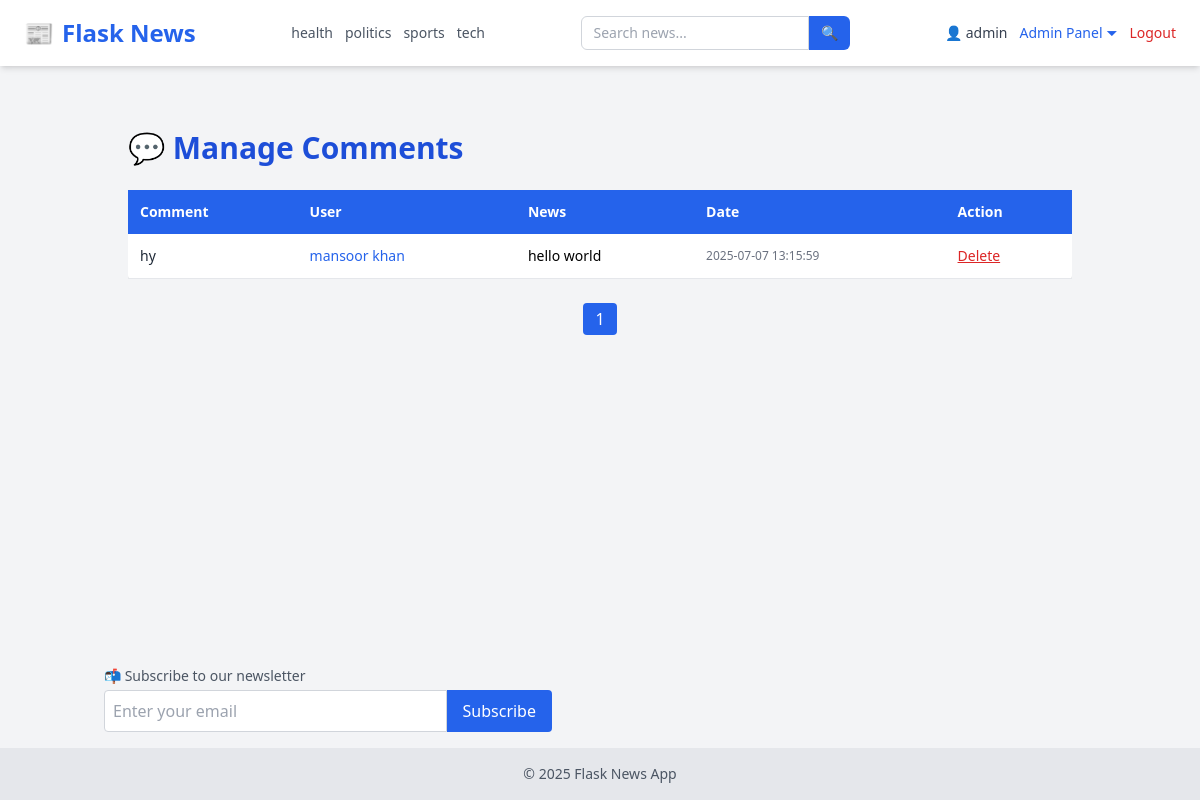
/admin/manage-comments (signed in), run on an earlier commit of the app's database.
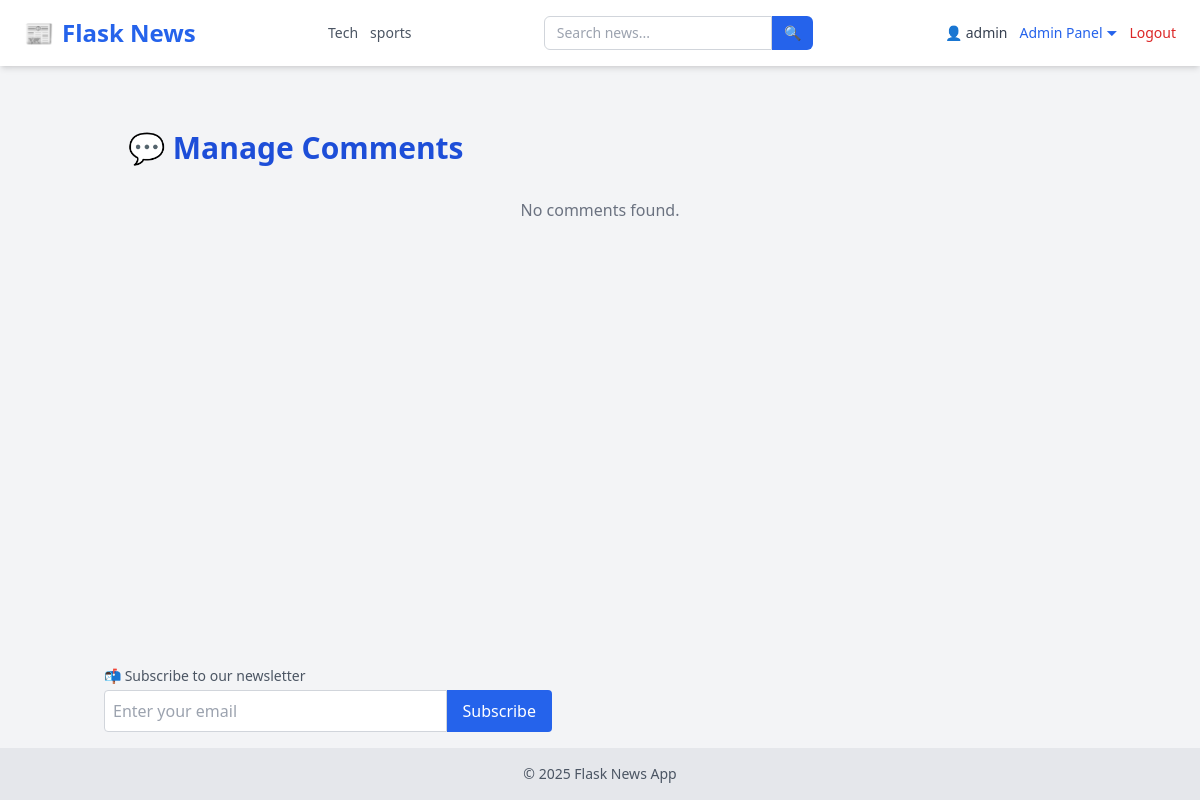
And on a later commit of the database.
### tables this page shows
CREATE TABLE categories (
            id INTEGER PRIMARY KEY AUTOINCREMENT,
            name TEXT UNIQUE NOT NULL
        );

CREATE TABLE comments (
            id INTEGER PRIMARY KEY AUTOINCREMENT,
            content TEXT,
            created_at TEXT,
            user_id INTEGER,
            news_id INTEGER,
            FOREIGN KEY(user_id) REFERENCES users(id),
            FOREIGN KEY(news_id) REFERENCES news(id)
        );

CREATE TABLE users (
            id INTEGER PRIMARY KEY AUTOINCREMENT,
            username TEXT NOT NULL,
            email TEXT UNIQUE NOT NULL,
            password TEXT NOT NULL,
            role TEXT DEFAULT 'user'
        );

CREATE TABLE news (
            id INTEGER PRIMARY KEY AUTOINCREMENT,
            title TEXT,
            content TEXT,
            image TEXT,
            author_id INTEGER,
            category_id INTEGER,
            view_count INTEGER DEFAULT 0,
            FOREIGN KEY(author_id) REFERENCES users(id),
            FOREIGN KEY(category_id) REFERENCES categories(id)
        );

### app/admin_routes.py (the view)
@admin.route('/admin/manage-comments')
@login_required
@admin_only
def manage_comments():
    page = int(request.args.get('page', 1))
    per_page = 10
    offset = (page - 1) * per_page
    conn = sqlite3.connect(current_app.config['DATABASE'])
    c = conn.cursor()
    c.execute("""
        SELECT comments.id, comments.content, comments.created_at, users.username, news.title
        FROM comments
        JOIN users ON comments.user_id = users.id
        JOIN news ON comments.news_id = news.id
        ORDER BY comments.created_at DESC
        LIMIT ? OFFSET ?
    """, (per_page, offset))
    comments = c.fetchall()
    c.execute("SELECT COUNT(*) FROM comments")
    total_comments = c.fetchone()[0]
    conn.close()
    total_pages = (total_comments + per_page - 1) // per_page
    return render_template(
        'admin/comments.html',
        comments=comments,
        page=page,
        total_pages=total_pages
    )

### app/__init__.py (called while the page is built)
def create_app():
    app = Flask(__name__, instance_relative_config=True)
    app.config.from_object('config.Config')
    from app.routes import main
    app.register_blueprint(main)
    from app.admin_routes import admin
    app.register_blueprint(admin)
    from app.user_routes import user
    app.register_blueprint(user)
    init_db(app)
    login_manager.init_app(app)
    @login_manager.user_loader
    def user_loader(user_id):
        return load_user(user_id)
    @app.context_processor
    def inject_now():
        return {'now': datetime.now}
    @app.context_processor
    def inject_categories():
        conn = sqlite3.connect(current_app.config['DATABASE'])
        c = conn.cursor()
        c.execute("SELECT id, name FROM categories ORDER BY name ASC")
        categories = c.fetchall()
        conn.close()
        return {'categories': categories}
    return app

### app/models.py (called while the page is built)
def load_user(user_id):
    conn = sqlite3.connect(current_app.config['DATABASE'])
    c = conn.cursor()
    c.execute("SELECT id, username,email, role FROM users WHERE id = ?", (user_id,))
    row = c.fetchone()
    conn.close()
    if row:
        return User(*row)
    return None

### app/templates/admin/comments.html (shortened to what this page needs)
{% extends "layout.html" %} {% block title %}Manage Comments{% endblock %} {%
block content %}
<div class="max-w-5xl mx-auto py-10 px-4">
  <h1 class="text-3xl font-bold text-blue-700 mb-6">💬 Manage Comments</h1>
  {% if comments %}
  <div class="overflow-x-auto">
    <table class="min-w-full bg-white shadow-md rounded text-sm">
      <thead class="bg-blue-600 text-white">
        <tr>
          <th class="p-3 text-left">Comment</th>
          <th class="p-3 text-left">User</th>
          <th class="p-3 text-left">News</th>
          <th class="p-3 text-left">Date</th>
          <th class="p-3 text-left">Action</th>
        </tr>
      </thead>
      <tbody>
        {% for c in comments %}
        <tr class="border-b hover:bg-gray-50 transition">
          <td class="p-3 text-gray-800 max-w-sm break-words">{{ c[1] }}</td>
          <td class="p-3 text-blue-600 font-medium">{{ c[3] }}</td>
          <td class="p-3">{{ c[4] }}</td>
          <td class="p-3 text-gray-500 text-xs whitespace-nowrap">
            {{ c[2] }}
          </td>
          <td class="p-3">
            <form
              method="POST"
              action="{{ url_for('admin.delete_comment', comment_id=c[0]) }}"
              onsubmit="return confirm('Are you sure you want to delete this comment?');"
            >
              <button class="text-red-600 text-sm underline hover:text-red-800">
                Delete
              </button>
            </form>
          </td>
        </tr>
        {% endfor %}
      </tbody>
    </table>
  </div>
  <div class="mt-6 flex justify-center flex-wrap gap-2">
     {% for p in range(1, total_pages + 1) %}
    <a
      href="{{ url_for('admin.manage_comments', page=p) }}"
      class="px-3 py-1 rounded {{ 'bg-blue-600 text-white' if p == page else 'bg-gray-200 hover:bg-gray-300' }}"
    >
      {{ p }}
    </a>
    {% endfor %}
  </div>
  {% else %}
  <p class="text-gray-500 text-center mt-8">No comments found.</p>
  {% endif %}
</div>
{% endblock %}

### app/templates/layout.html (shortened to what this page needs)
<!DOCTYPE html>
<html lang="en">
  <head>
    <script src="https://cdn.tailwindcss.com"></script>
    <link
      rel="stylesheet"
      href="https://cdnjs.cloudflare.com/ajax/libs/font-awesome/6.4.0/css/all.min.css"
    />
  </head>
  <body class="bg-gray-100 min-h-screen flex flex-col">
    <nav
      class="bg-white shadow-md px-6 py-4 flex flex-wrap md:flex-nowrap justify-between items-center"
    >
      <a
        href="/"
        class="text-2xl font-extrabold text-blue-600 flex items-center gap-2"
      >
        📰 <span>Flask News</span>
      </a>
      <div
        class="flex flex-wrap justify-center gap-3 mt-4 md:mt-0 md:ml-6 text-sm text-gray-600 font-medium"
      >
        {% for cat in categories %}
        <a
          href="{{ url_for('main.filter_by_category', name=cat[1]) }}"
          class="hover:text-blue-600 transition-colors"
        >
          {{ cat[1] }}
        </a>
        {% endfor %}
      </div>
      <form
        method="GET"
        action="{{ url_for('main.search') }}"
        class="flex mt-4 md:mt-0 md:ml-6"
      >
        <input
          type="text"
          name="q"
          placeholder="Search news..."
          required
          class="px-3 py-1.5 border rounded-l-md border-gray-300 focus:outline-none focus:ring focus:border-blue-500 text-sm"
        />
        <button
          type="submit"
          class="px-3 py-1.5 bg-blue-600 text-white rounded-r-md text-sm hover:bg-blue-700 transition-colors"
        >
          🔍
        </button>
      </form>
      <div
        class="flex items-center gap-3 mt-4 md:mt-0 md:ml-6 text-sm relative"
      >
        {% if current_user.is_authenticated %}
        <a href="{{ url_for('user.user_profile', email=current_user.email) }}"
          ><span class="text-gray-700">👤 {{ current_user.username }}</span></a
        >
        {% if current_user.role == 'admin' %}
        <div class="relative">
          <button
            id="adminDropdownToggle"
            class="text-blue-600 hover:underline focus:outline-none"
            onclick="toggleAdminDropdown()"
          >
            Admin Panel ⏷
          </button>
        </div>
        {% endif %}
        <a href="/logout" class="text-red-600 hover:underline">Logout</a>
        {% else %}
        <a href="/login" class="text-blue-600 hover:underline">Login</a>
        <a href="/register" class="text-blue-600 hover:underline">Register</a>
        {% endif %}
      </div>
    </nav>
    <main class="flex-grow container mx-auto p-6">
       {% block content %}{% endblock %}
    </main>
    <div class="container mx-auto mb-4 px-4">
      <form action="{{ url_for('user.subscribe') }}" method="POST" class="mt-4">
        <label class="block text-sm text-gray-600 mb-1"
          >📬 Subscribe to our newsletter</label
        >
        <div class="flex max-w-md">
          <input
            type="email"
            name="email"
            required
            placeholder="Enter your email"
            class="w-full p-2 rounded-l border border-gray-300"
          />
          <button type="submit" class="bg-blue-600 text-white px-4 rounded-r">
            Subscribe
          </button>
        </div>
      </form>
    </div>
    <footer class="bg-gray-200 text-center py-4 text-sm text-gray-600">
      &copy; {{ now().year }} Flask News App
    </footer>
  </body>
</html>

What changed in the data, as far as the page shows it:
removed categories: name "health"
removed categories: name "politics"
removed categories: name "tech"
removed comments: content "hy", username "mansoor khan", title "hello world", created_at "2025-07-07 13:15:59"
added categories: name "Tech"
Also different on the page:
text no longer shown: "Comment User News Date Action"
text now shown: "No comments found."
list line gone: "1"
